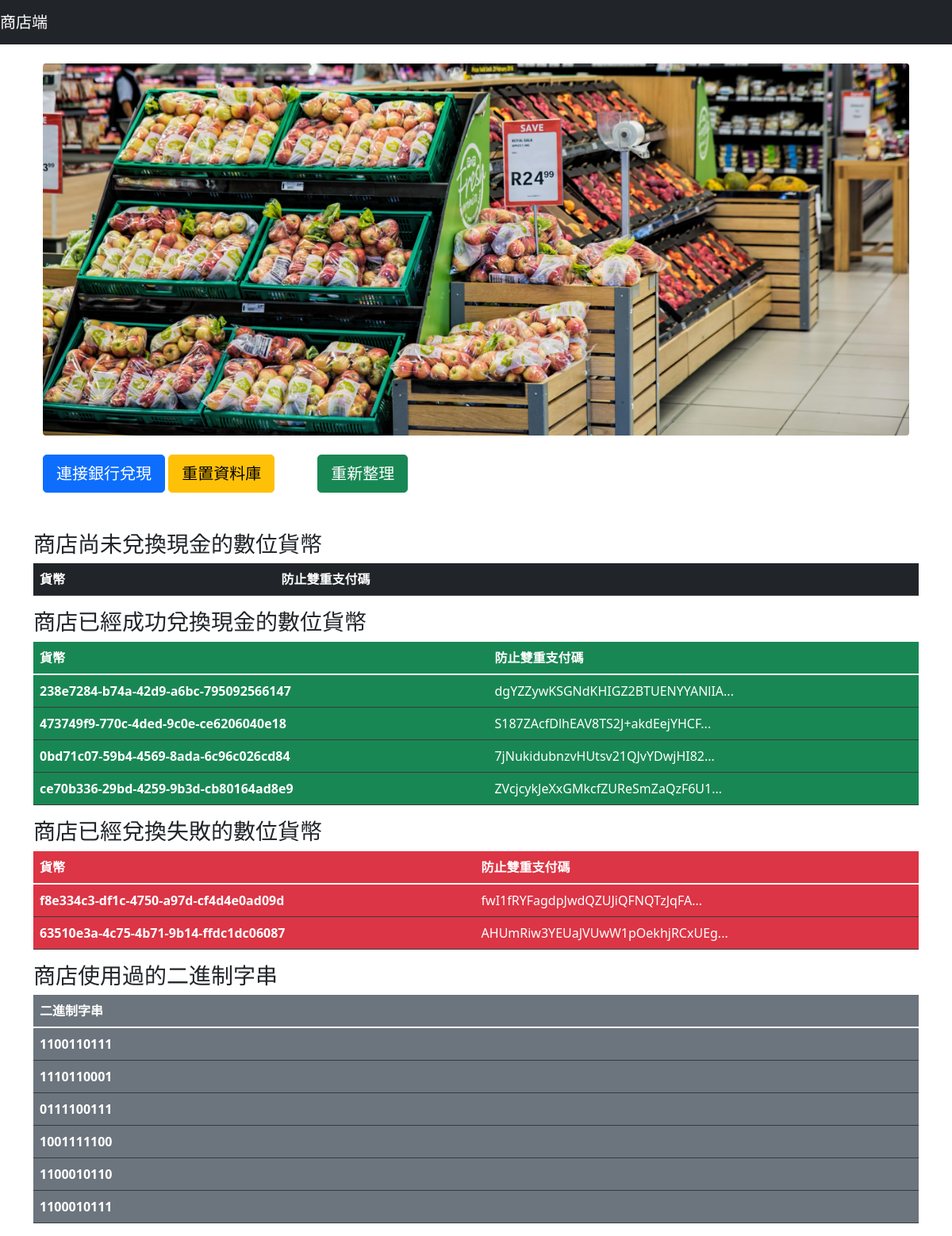
Before: / with the older database file.
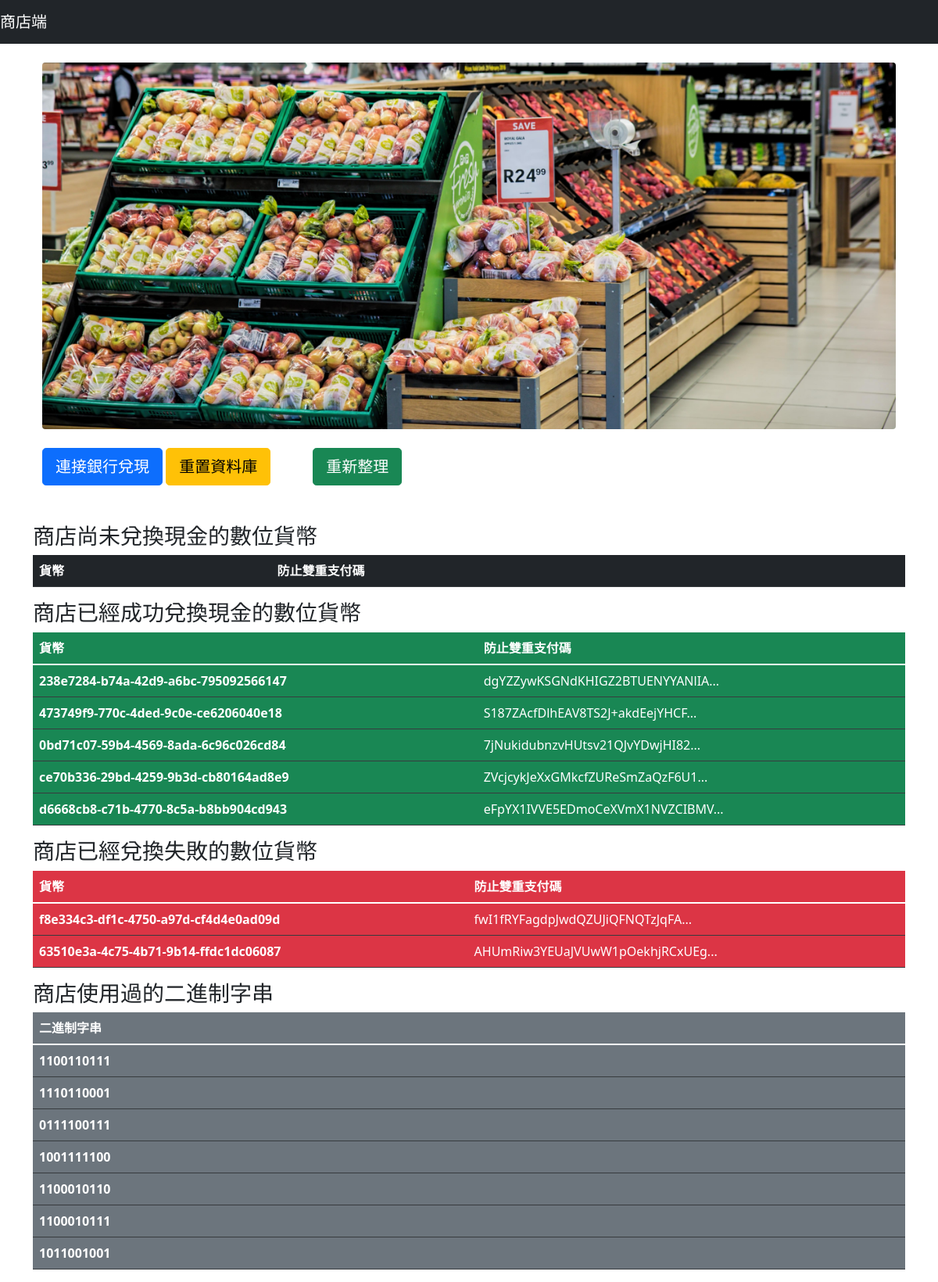
After: the same page with the newer database file.
### tables this page shows
CREATE TABLE STOREWALLET(
   id INTEGER PRIMARY KEY AUTOINCREMENT,
   hidden_user_info     TEXT                NOT NULL,
   digital_currency     TEXT     DEFAULT 0   NOT NULL,
   deposited         INT     DEFAULT 0,           
   deposit_fail         INT     DEFAULT 0
);

CREATE TABLE BINARYSTRINGS(
   id INTEGER PRIMARY KEY AUTOINCREMENT,
   binary_string     TEXT     DEFAULT 0   NOT NULL
);

### app.py (the view)
@app.route('/',methods=['GET'])
def homePage():
    NotDepositedYetCurrencys=SQLiteUtil.getCurrencyNotYetDepositForFrontEnd()
    CurrencysDeposited=SQLiteUtil.getCurrencyDepositedForFrontEnd()
    CurrencyDepositFail=SQLiteUtil.getCurrencyDepositFailForFrontEnd()
    binaryStrings = SQLiteUtil.getBinaryStringForFrontEnd()
    return render_template('index.html',NotDepositedYetCurrencys=NotDepositedYetCurrencys,CurrencysDeposited=CurrencysDeposited,CurrencyDepositFail=CurrencyDepositFail,binaryStrings=binaryStrings)

### SQLiteUtil.py (called while the page is built)
def getCurrencyNotYetDepositForFrontEnd():
    s=storeWalletTable.select().where(storeWalletTable.c.deposited==0,storeWalletTable.c.deposit_fail==0)
    conn = engine.connect()
    results = conn.execute(s)
    returnResult=list()
    for result in results:
        currency=result[2]
        hiddenUserInfo=json.loads(result[1])
        hiddenUserInfo=hiddenUserInfo[0][:30]+"..."
        resultList=list(result)
        returnResult.append([currency,hiddenUserInfo])
    return returnResult

def getCurrencyDepositedForFrontEnd():
    s=storeWalletTable.select().where(storeWalletTable.c.deposited==1 , storeWalletTable.c.deposit_fail!=1)
    conn = engine.connect()
    results = conn.execute(s)
    returnResult=list()
    for result in results:
        currency=result[2]
        hiddenUserInfo=json.loads(result[1])
        hiddenUserInfo=hiddenUserInfo[0][:30]+"..."
        resultList=list(result)
        returnResult.append([currency,hiddenUserInfo])
    return returnResult

def getCurrencyDepositFailForFrontEnd():
    s=storeWalletTable.select().where(storeWalletTable.c.deposit_fail==1)
    conn = engine.connect()
    results = conn.execute(s)
    returnResult=list()
    for result in results:
        currency=result[2]
        hiddenUserInfo=json.loads(result[1])
        hiddenUserInfo=hiddenUserInfo[0][:30]+"..."
        returnResult.append([currency,hiddenUserInfo])
    return returnResult

def getBinaryStringForFrontEnd():
    s=binaryStringTable.select()
    conn = engine.connect()
    results = conn.execute(s)
    returnResult=list()
    for result in results:
        binaryString=result[1]
        returnResult.append(binaryString)
    return returnResult

### templates/index.html (shortened to what this page needs)
<!DOCTYPE html>
<html lang="en">
<head>
    <link href="https://cdn.jsdelivr.net/npm/bootstrap@5.1.3/dist/css/bootstrap.min.css" rel="stylesheet"
>
</head>
<body>
    <nav class="navbar navbar-expand-lg navbar-dark bg-dark">
        <a class="navbar-brand" style=" font: size 100px;" href="#">商店端</a>
    </nav>
    <div class="container">
        <div class="container">
            <br>
            <img src="/static/images/Store.jpg" class="rounded mx-auto d-block" alt="..." style="width:100%">
            <br>
            <a type="button" class="btn btn-primary btn-lg" href="/deposit">連接銀行兌現</a>
            <a type="button" class="btn btn-warning btn-lg" href="/refresh-database">重置資料庫</a>
            <a type="button" class="btn btn-success btn-lg" style="position: relative;left:50px;" href="/">重新整理</a>
        </div>
        <br>
        <br>
        <h3>商店尚未兌換現金的數位貨幣</h3>
        <table class="table table-dark">
            <thead>
                <tr>
                    <th scope="col">貨幣</th>
                    <th scope="col">防止雙重支付碼</th>
                </tr>
            </thead>
        </table>
        <h3>商店已經成功兌換現金的數位貨幣</h3>
        <table class="table table-dark">
            <thead>
                <tr>
                    <th scope="col" class="bg-success">貨幣</th>
                    <th scope="col" class="bg-success">防止雙重支付碼</th>
                </tr>
            </thead>
            <tbody>
                {% for CurrencyDeposited in CurrencysDeposited %}
                <tr>
                    <th class="bg-success">{{ CurrencyDeposited[0]}}</th>
                    <td class="bg-success">{{CurrencyDeposited[1]}}</td>
                </tr>
                {% endfor %}
            </tbody>
        </table>
        <h3>商店已經兌換失敗的數位貨幣</h3>
        <table class="table table-dark">
            <thead>
                <tr>
                    <th scope="col" class="bg-danger">貨幣</th>
                    <th scope="col" class="bg-danger">防止雙重支付碼</th>
                </tr>
            </thead>
            <tbody>
                {% for CurrencyDepositFailed in CurrencyDepositFail %}
                <tr>
                    <th class="bg-danger">{{ CurrencyDepositFailed[0]}}</th>
                    <td class="bg-danger">{{CurrencyDepositFailed[1]}}</td>
                </tr>
                {% endfor %}
            </tbody>
        </table>
        <h3>商店使用過的二進制字串</h3>
        <table class="table table-dark">
            <thead>
                <tr>
                    <th scope="col" class="bg-secondary">二進制字串</th>
                </tr>
            </thead>
            <tbody>
                {% for binaryString in binaryStrings %}
                <tr>
                    <th class="bg-secondary">{{ binaryString}}</th>
                </tr>
                {% endfor %}
            </tbody>
        </table>
    </div>
</body>
</html>

Changed rows visible on the page:
added STOREWALLET: digital_currency "d6668cb8-c71b-4770-8c5a-b8bb904cd943", CurrencyDeposited "eFpYX1IVVE5EDmoCeXVmX1NVZCIBMV...", shown under "商店已經成功兌換現金的數位貨幣"
added BINARYSTRINGS: binary_string "1011001001"
